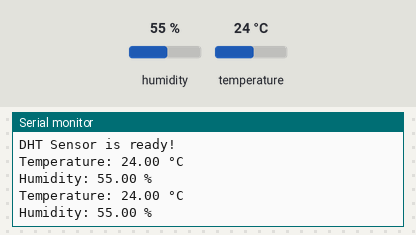
Simulated run of this sketch. Board: Arduino Uno, built with avr-gcc and run on an emulated ATmega328P. Shown: the last lines printed to the serial monitor. The test bench sets the inputs (shaded band); at power-on: humidity 55 %, temperature 24 °C.

Above: at 2.8 s.
2.9 s: humidity set to 22 %
At 5.2 s:
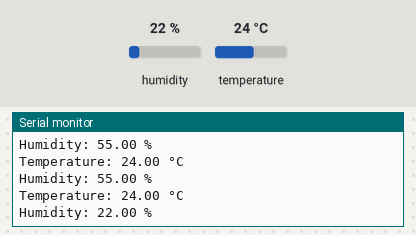
5.6 s: temperature set to 12 °C
At 7.6 s:
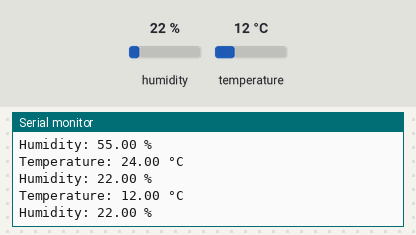
8.3 s: humidity set to 40 %
At 11.3 s:
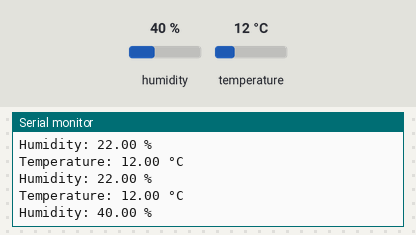
Timing chart, 0 to 12.8 s (numbered marks = the images above; inputs shaded):
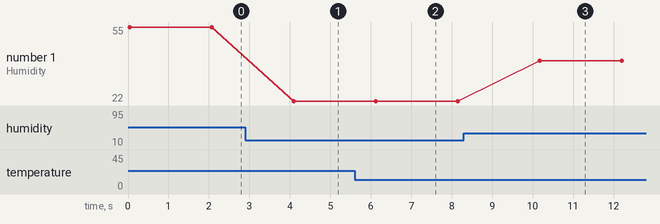

Measured:
- after the input at 2.9 s, the serial monitor: prints a new line after 1.2 s (image 1)
- after the input at 5.6 s, the serial monitor: prints a new line after 0.50 s (image 2)
- after the input at 8.3 s, the serial monitor: prints a new line after 1.9 s (image 3)
- plotted number 1: 55 → 22 after the input at 2.9 s, 22 → 40 after the input at 8.3 s

The sketch:

temp_use_library.ino
```cpp
#include <DHT.h>

// DHT Sensor configuration
#define DHTPIN 2          // Pin connected to DATA pin
#define DHTTYPE DHT11      // Change to DHT22 if you're using it

DHT dht(DHTPIN, DHTTYPE);  // Initialize DHT sensor

void setup() {
  Serial.begin(9600);      // Start Serial Monitor
  dht.begin();             // Initialize DHT sensor
  Serial.println("DHT Sensor is ready!");
}

void loop() {
  // Read temperature and humidity
  float temperature = dht.readTemperature();  // Read temperature in Celsius
  float humidity = dht.readHumidity();        // Read humidity in %

  // Check if reading was successful
  if (isnan(temperature) || isnan(humidity)) {
    Serial.println("Failed to read from DHT sensor!");
    delay(2000);  // Wait 2 seconds before retrying
    return;
  }

  // Print the readings to Serial Monitor
  Serial.print("Temperature: ");
  Serial.print(temperature);
  Serial.println(" °C");

  Serial.print("Humidity: ");
  Serial.print(humidity);
  Serial.println(" %");

  // Wait 2 seconds before the next reading
  delay(2000);
}
```
